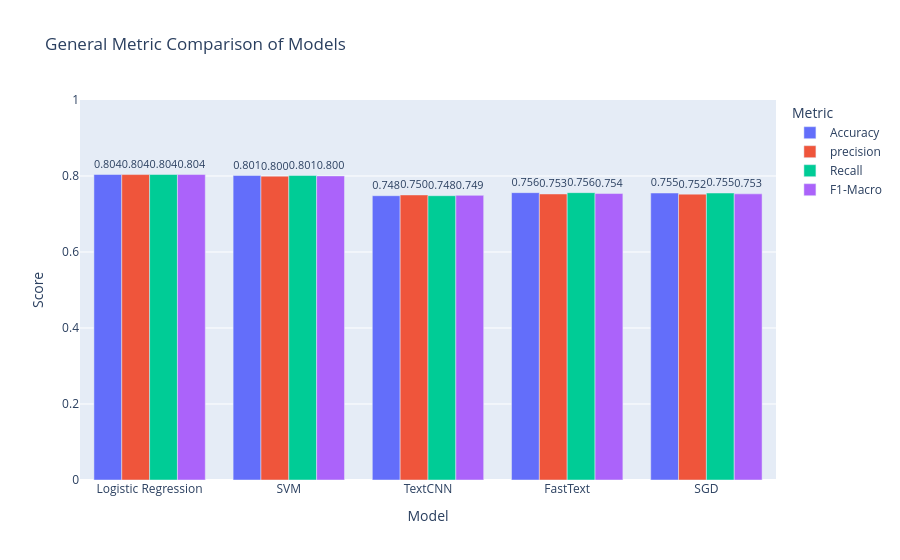

The notebook cell this image was saved under:
### Markdown cell above
## 6.4 Model Comparison Charts
It shows all metrics in interactive bar chart format with Plotly and Radar Chart (Spider Web) format with Matplotlib.

### Code cell
def get_metrics_dict(y_true, y_pred):
    return {
        'Accuracy': accuracy_score(y_true, y_pred),
        'precision': precision_score(y_true, y_pred, average='macro'),
        'Recall': recall_score(y_true, y_pred, average='macro'),
        'F1-Macro': f1_score(y_true, y_pred, average='macro')
    }

metrics_data = {name: get_metrics_dict(y_test, preds) for name, preds in model_preds.items()}
df_metrics = pd.DataFrame(metrics_data).T.reset_index().rename(columns={'index': 'Model'})
df_melted = df_metrics.melt(id_vars='Model', var_name='Metric', value_name='Score')

fig = px.bar(df_melted, x='Model', y='Score', color='Metric', barmode='group',
             text='Score', title='General Metric Comparison of Models')
fig.update_traces(texttemplate='%{text:.3f}', textposition='outside')
fig.update_layout(yaxis=dict(range=[0, 1]))
fig.write_image('results/model_comparison_bar.png')
fig.show()

### Figure 1 — Plotly figure (JSON) as saved in the notebook; plotly's stock layout.template omitted (floating-point values rounded to 4 significant figures)
{"data": [{"alignmentgroup": "True", "hovertemplate": "Metric=Accuracy<br>Model=%{x}<br>Score=%{text}<extra></extra>", "legendgroup": "Accuracy", "marker": {"color": "#636efa", "pattern": {"shape": ""}}, "name": "Accuracy", "offsetgroup": "Accuracy", "orientation": "v", "showlegend": true, "text": [0.8039, 0.8012, 0.7481, 0.7562, 0.7552], "textposition": "outside", "texttemplate": "%{text:.3f}", "type": "bar", "x": ["Logistic Regression", "SVM", "TextCNN", "FastText", "SGD"], "xaxis": "x", "y": [0.8039, 0.8012, 0.7481, 0.7562, 0.7552], "yaxis": "y"}, {"alignmentgroup": "True", "hovertemplate": "Metric=precision<br>Model=%{x}<br>Score=%{text}<extra></extra>", "legendgroup": "precision", "marker": {"color": "#EF553B", "pattern": {"shape": ""}}, "name": "precision", "offsetgroup": "precision", "orientation": "v", "showlegend": true, "text": [0.8038, 0.7996, 0.7502, 0.7527, 0.7523], "textposition": "outside", "texttemplate": "%{text:.3f}", "type": "bar", "x": ["Logistic Regression", "SVM", "TextCNN", "FastText", "SGD"], "xaxis": "x", "y": [0.8038, 0.7996, 0.7502, 0.7527, 0.7523], "yaxis": "y"}, {"alignmentgroup": "True", "hovertemplate": "Metric=Recall<br>Model=%{x}<br>Score=%{text}<extra></extra>", "legendgroup": "Recall", "marker": {"color": "#00cc96", "pattern": {"shape": ""}}, "name": "Recall", "offsetgroup": "Recall", "orientation": "v", "showlegend": true, "text": [0.8039, 0.8012, 0.7481, 0.7562, 0.7552], "textposition": "outside", "texttemplate": "%{text:.3f}", "type": "bar", "x": ["Logistic Regression", "SVM", "TextCNN", "FastText", "SGD"], "xaxis": "x", "y": [0.8039, 0.8012, 0.7481, 0.7562, 0.7552], "yaxis": "y"}, {"alignmentgroup": "True", "hovertemplate": "Metric=F1-Macro<br>Model=%{x}<br>Score=%{text}<extra></extra>", "legendgroup": "F1-Macro", "marker": {"color": "#ab63fa", "pattern": {"shape": ""}}, "name": "F1-Macro", "offsetgroup": "F1-Macro", "orientation": "v", "showlegend": true, "text": [0.8038, 0.8002, 0.749, 0.7538, 0.753], "textposition": "outside", "texttemplate": "%{text:.3f}", "type": "bar", "x": ["Logistic Regression", "SVM", "TextCNN", "FastText", "SGD"], "xaxis": "x", "y": [0.8038, 0.8002, 0.749, 0.7538, 0.753], "yaxis": "y"}], "layout": {"barmode": "group", "legend": {"title": {"text": "Metric"}, "tracegroupgap": 0}, "title": {"text": "General Metric Comparison of Models"}, "xaxis": {"anchor": "y", "domain": [0, 1], "title": {"text": "Model"}}, "yaxis": {"anchor": "x", "domain": [0, 1], "range": [0, 1], "title": {"text": "Score"}}}}
